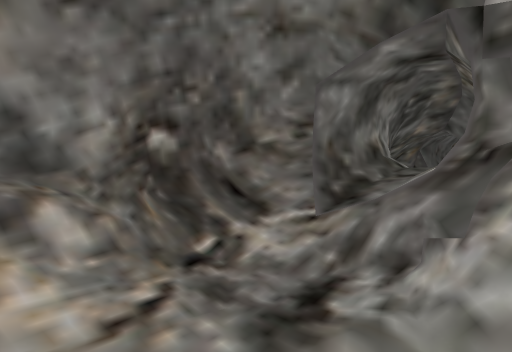
View 1 (above)

12 first-person views from a walk through a 3-D level made in the Unity game engine. The camera is 1.3 m above the floor, tilts 4° down and sees 85° across. The floor is counted in squares, 1 m on a side. Each view is taken from the middle of a square. On the plan, view 1 faces up. The plan holds only what a view shows up to about 13 squares ahead; the rest is blank. The place goes on beyond the plan. The player is left out.

View 2
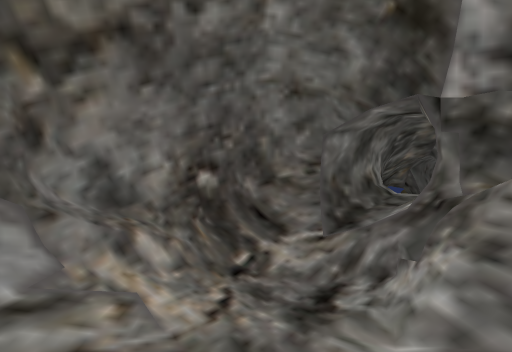

View 3
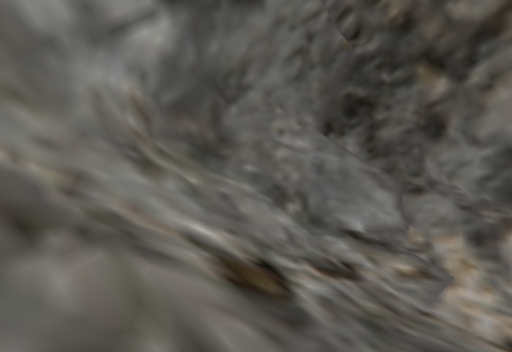

View 4
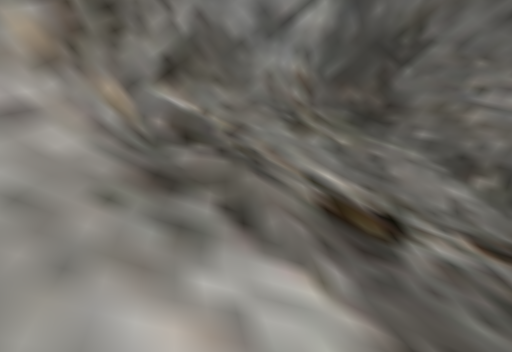

View 5
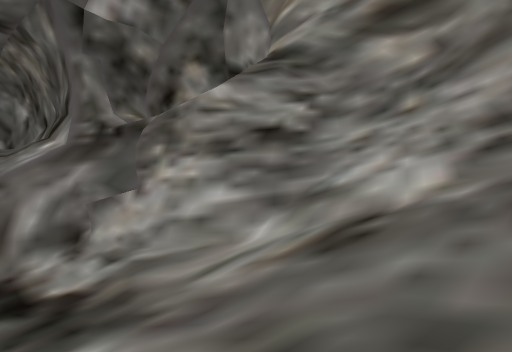

View 6
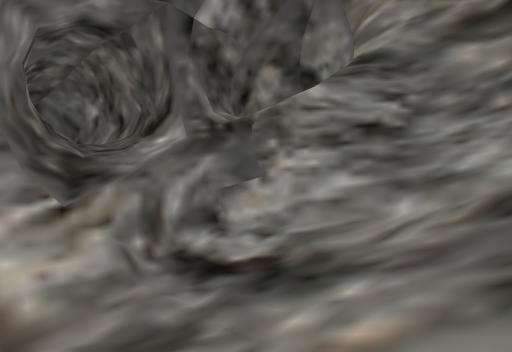

View 7
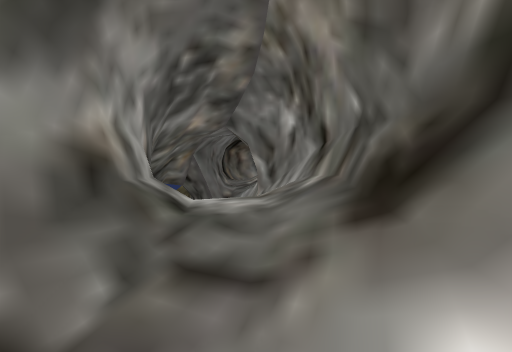

View 8
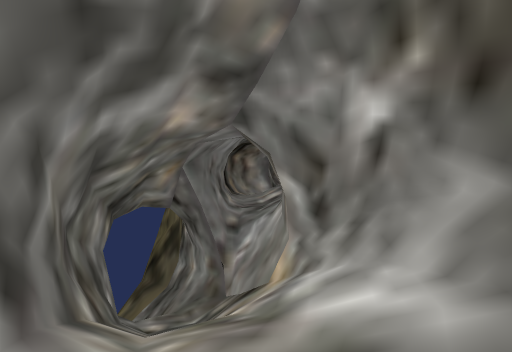

View 9
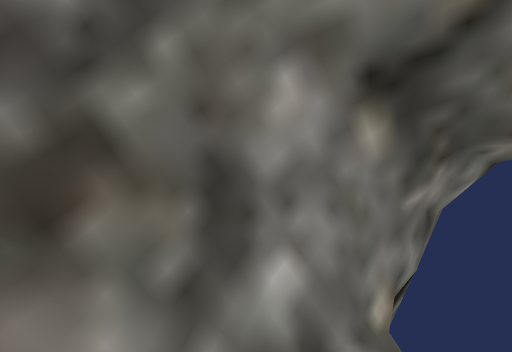

View 10
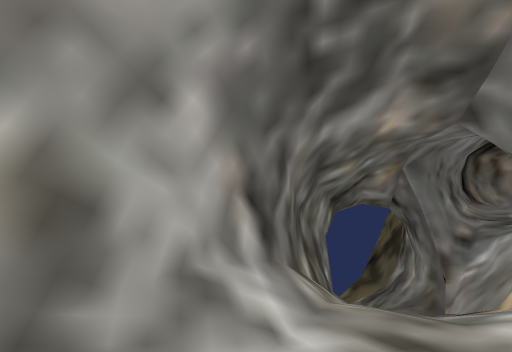

View 11
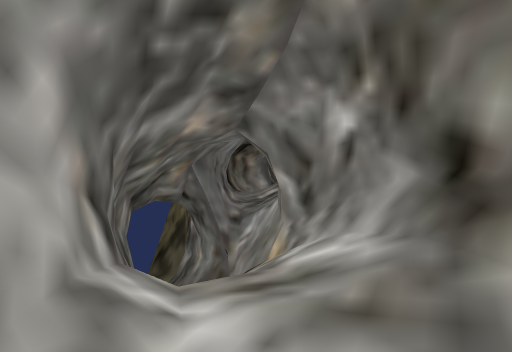

View 12
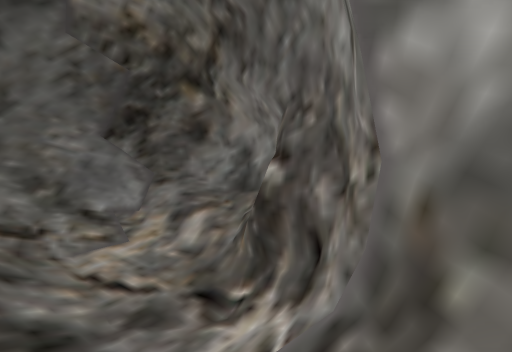

### Floor plan
Key: @ floor where view 1 was taken; # wall or solid block; x gap in a wall; . main floor; : floor 0.25 m higher than the main floor; + floor 0.5 m higher than the main floor; * floor 0.75 m higher than the main floor; % floor 2.25 m higher than the main floor; & floor 2.5 m higher than the main floor; $ floor 3.25 m higher than the main floor; / step, stairs or slope; = window, fence, low wall or low ledge; ^ raised ledge; v drop or lower ground.
Columns run from 8 left of view 1 to 14 right of it. Each row starts with its distance up from view 1.
 23                   # vv#
 22                  ## v##
 21                  ##v/#
 20                  #///#
 19                 ##///#
 18                 ## //#
 17                 #/ /=#
 16                ##///##
 15               ##////#
 14               #/%//##
 13              ##/%//##
 12             ##/&&/##
 11       #######/&&/##
 10  ######/===//%//##
  9 ##//##/////////##
  8 ##/////.//////##
  7 #/////:../.==x##
  6 #/////:...:/#$#
  5 #==/////:://###
  4 ##////+:://=##
  3 ##////**/*/=^#
  2  #//////////##
  1  #=/////////##
  0  ##/////@////#
 -1   #/////////=#
 -2   ##///////=##
 -3    ##=////=##
 -4     ###=#####
 -5      #####

Positions as (right, up) in squares from view 1, and headings:
1: (0, 0), facing up
2: (-1, -3), facing up
3: (3, -1), facing left
4: (3, 1), facing down-left
5: (-3, 2), facing right
6: (-4, 5), facing right
7: (4, 8), facing up-right
8: (7, 12), facing up-right
9: (11, 17), facing up-left
10: (7, 11), facing up
11: (6, 11), facing up-right
12: (6, 9), facing left
